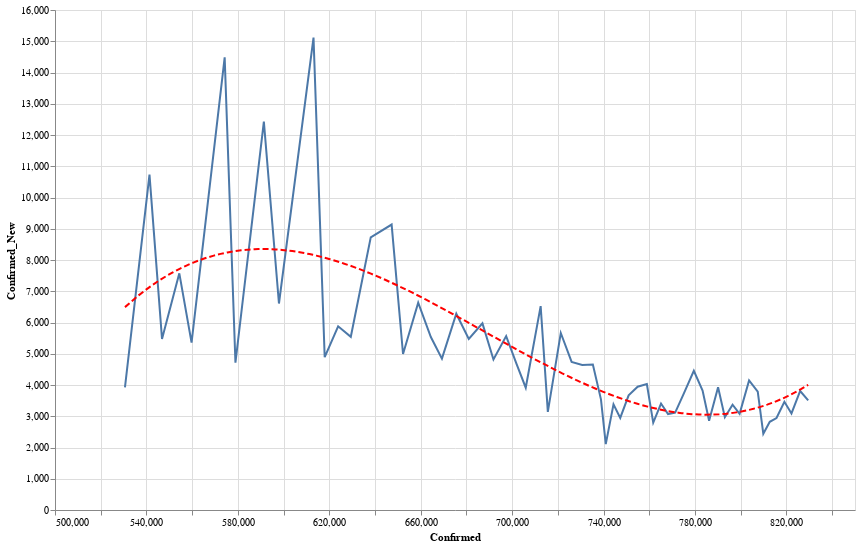

Notebook code for this chart:
### Code cell
data = state_data('US')
state = alt.Chart(data[data['State'] == 'CA'].sort_values('Date').tail(60)).mark_line().encode(
    x='Confirmed:Q',
    y='Confirmed_New:Q'
)
reg = state.transform_regression("Confirmed", "Confirmed_New", method="poly").mark_line(color='red', strokeDash=[6,3])
(state+reg).properties(width=800, height=500).interactive()

### Figure 1 — Vega-Lite specification as saved in the notebook (floating-point values rounded to 4 significant figures)
{"config": {"view": {"continuousWidth": 400, "continuousHeight": 300}}, "layer": [{"mark": "line", "encoding": {"x": {"type": "quantitative", "field": "Confirmed"}, "y": {"type": "quantitative", "field": "Confirmed_New"}}, "selection": {"selector004": {"type": "interval", "bind": "scales", "encodings": ["x", "y"]}}}, {"mark": {"type": "line", "color": "red", "strokeDash": [6, 3]}, "encoding": {"x": {"type": "quantitative", "field": "Confirmed"}, "y": {"type": "quantitative", "field": "Confirmed_New"}}, "transform": [{"on": "Confirmed", "regression": "Confirmed_New", "method": "poly"}]}], "data": {"name": "data-08c08354e33af701e3534d5bbbf3ec24"}, "height": 500, "width": 800, "$schema": "https://vega.github.io/schema/vega-lite/v4.8.1.json", "datasets": {"data-08c08354e33af701e3534d5bbbf3ec24": [{"State": "CA", "Date": "08-05-2020", "Confirmed": 530600.0, "Deaths": 9808.0, "Recovered": 0.0, "Confirmed_New": 3921.0, "Deaths_New": 124.0, "Recovered_New": 0.0, "Active": 520800.0}, {"State": "CA", "Date": "08-06-2020", "Confirmed": 541300.0, "Deaths": 10020.0, "Recovered": 0.0, "Confirmed_New": 10730.0, "Deaths_New": 213.0, "Recovered_New": 0.0, "Active": 531300.0}, {"State": "CA", "Date": "08-07-2020", "Confirmed": 546800.0, "Deaths": 10130.0, "Recovered": 0.0, "Confirmed_New": 5475.0, "Deaths_New": 112.0, "Recovered_New": 0.0, "Active": 536700.0}, {"State": "CA", "Date": "08-08-2020", "Confirmed": 554400.0, "Deaths": 10310.0, "Recovered": 0.0, "Confirmed_New": 7574.0, "Deaths_New": 174.0, "Recovered_New": 0.0, "Active": 544100.0}, {"State": "CA", "Date": "08-09-2020", "Confirmed": 559700.0, "Deaths": 10380.0, "Recovered": 0.0, "Confirmed_New": 5358.0, "Deaths_New": 70.0, "Recovered_New": 0.0, "Active": 549400.0}, {"State": "CA", "Date": "08-10-2020", "Confirmed": 574200.0, "Deaths": 10480.0, "Recovered": 0.0, "Confirmed_New": 14480.0, "Deaths_New": 99.0, "Recovered_New": 0.0, "Active": 563800.0}, {"State": "CA", "Date": "08-11-2020", "Confirmed": 578900.0, "Deaths": 10520.0, "Recovered": 0.0, "Confirmed_New": 4715.0, "Deaths_New": 47.0, "Recovered_New": 0.0, "Active": 568400.0}, {"State": "CA", "Date": "08-12-2020", "Confirmed": 591400.0, "Deaths": 10750.0, "Recovered": 0.0, "Confirmed_New": 12430.0, "Deaths_New": 230.0, "Recovered_New": 0.0, "Active": 580600.0}, {"State": "CA", "Date": "08-13-2020", "Confirmed": 598000.0, "Deaths": 10870.0, "Recovered": 0.0, "Confirmed_New": 6608.0, "Deaths_New": 117.0, "Recovered_New": 0.0, "Active": 587100.0}, {"State": "CA", "Date": "08-14-2020", "Confirmed": 613100.0, "Deaths": 11150.0, "Recovered": 0.0, "Confirmed_New": 15120.0, "Deaths_New": 278.0, "Recovered_New": 0.0, "Active": 602000.0}, {"State": "CA", "Date": "08-15-2020", "Confirmed": 618000.0, "Deaths": 11220.0, "Recovered": 0.0, "Confirmed_New": 4893.0, "Deaths_New": 70.0, "Recovered_New": 0.0, "Active": 606800.0}, {"State": "CA", "Date": "08-16-2020", "Confirmed": 623900.0, "Deaths": 11240.0, "Recovered": 0.0, "Confirmed_New": 5879.0, "Deaths_New": 25.0, "Recovered_New": 0.0, "Active": 612600.0}, {"State": "CA", "Date": "08-17-2020", "Confirmed": 629400.0, "Deaths": 11300.0, "Recovered": 0.0, "Confirmed_New": 5542.0, "Deaths_New": 53.0, "Recovered_New": 0.0, "Active": 618100.0}, {"State": "CA", "Date": "08-18-2020", "Confirmed": 638100.0, "Deaths": 11500.0, "Recovered": 0.0, "Confirmed_New": 8725.0, "Deaths_New": 208.0, "Recovered_New": 0.0, "Active": 626600.0}, {"State": "CA", "Date": "08-19-2020", "Confirmed": 647300.0, "Deaths": 11690.0, "Recovered": 0.0, "Confirmed_New": 9134.0, "Deaths_New": 186.0, "Recovered_New": 0.0, "Active": 635600.0}, {"State": "CA", "Date": "08-20-2020", "Confirmed": 652300.0, "Deaths": 11810.0, "Recovered": 0.0, "Confirmed_New": 4993.0, "Deaths_New": 120.0, "Recovered_New": 0.0, "Active": 640500.0}, {"State": "CA", "Date": "08-21-2020", "Confirmed": 658900.0, "Deaths": 11950.0, "Recovered": 0.0, "Confirmed_New": 6633.0, "Deaths_New": 136.0, "Recovered_New": 0.0, "Active": 647000.0}, {"State": "CA", "Date": "08-22-2020", "Confirmed": 664400.0, "Deaths": 12130.0, "Recovered": 0.0, "Confirmed_New": 5535.0, "Deaths_New": 185.0, "Recovered_New": 0.0, "Active": 652300.0}, {"State": "CA", "Date": "08-23-2020", "Confirmed": 669300.0, "Deaths": 12150.0, "Recovered": 0.0, "Confirmed_New": 4845.0, "Deaths_New": 22.0, "Recovered_New": 0.0, "Active": 657100.0}, {"State": "CA", "Date": "08-24-2020", "Confirmed": 675600.0, "Deaths": 12240.0, "Recovered": 0.0, "Confirmed_New": 6281.0, "Deaths_New": 82.0, "Recovered_New": 0.0, "Active": 663300.0}, {"State": "CA", "Date": "08-25-2020", "Confirmed": 681000.0, "Deaths": 12380.0, "Recovered": 0.0, "Confirmed_New": 5471.0, "Deaths_New": 147.0, "Recovered_New": 0.0, "Active": 668600.0}, {"State": "CA", "Date": "08-26-2020", "Confirmed": 687000.0, "Deaths": 12530.0, "Recovered": 0.0, "Confirmed_New": 5972.0, "Deaths_New": 150.0, "Recovered_New": 0.0, "Active": 674500.0}, {"State": "CA", "Date": "08-27-2020", "Confirmed": 691800.0, "Deaths": 12680.0, "Recovered": 0.0, "Confirmed_New": 4817.0, "Deaths_New": 145.0, "Recovered_New": 0.0, "Active": 679100.0}, {"State": "CA", "Date": "08-28-2020", "Confirmed": 697400.0, "Deaths": 12800.0, "Recovered": 0.0, "Confirmed_New": 5564.0, "Deaths_New": 128.0, "Recovered_New": 0.0, "Active": 684600.0}, {"State": "CA", "Date": "08-29-2020", "Confirmed": 702000.0, "Deaths": 12890.0, "Recovered": 0.0, "Confirmed_New": 4653.0, "Deaths_New": 89.0, "Recovered_New": 0.0, "Active": 689100.0}, {"State": "CA", "Date": "08-30-2020", "Confirmed": 706000.0, "Deaths": 12940.0, "Recovered": 0.0, "Confirmed_New": 3913.0, "Deaths_New": 43.0, "Recovered_New": 0.0, "Active": 693000.0}, {"State": "CA", "Date": "08-31-2020", "Confirmed": 712500.0, "Deaths": 13020.0, "Recovered": 0.0, "Confirmed_New": 6524.0, "Deaths_New": 85.0, "Recovered_New": 0.0, "Active": 699500.0}, {"State": "CA", "Date": "09-01-2020", "Confirmed": 715600.0, "Deaths": 13150.0, "Recovered": 0.0, "Confirmed_New": 3142.0, "Deaths_New": 128.0, "Recovered_New": 0.0, "Active": 702500.0}, {"State": "CA", "Date": "09-02-2020", "Confirmed": 721300.0, "Deaths": 13320.0, "Recovered": 0.0, "Confirmed_New": 5664.0, "Deaths_New": 167.0, "Recovered_New": 0.0, "Active": 708000.0}, {"State": "CA", "Date": "09-03-2020", "Confirmed": 726000.0, "Deaths": 13490.0, "Recovered": 0.0, "Confirmed_New": 4737.0, "Deaths_New": 176.0, "Recovered_New": 0.0, "Active": 712500.0}, {"State": "CA", "Date": "09-04-2020", "Confirmed": 730700.0, "Deaths": 13640.0, "Recovered": 0.0, "Confirmed_New": 4644.0, "Deaths_New": 145.0, "Recovered_New": 0.0, "Active": 717000.0}, {"State": "CA", "Date": "09-05-2020", "Confirmed": 735300.0, "Deaths": 13710.0, "Recovered": 0.0, "Confirmed_New": 4652.0, "Deaths_New": 71.0, "Recovered_New": 0.0, "Active": 721600.0}, {"State": "CA", "Date": "09-06-2020", "Confirmed": 738900.0, "Deaths": 13730.0, "Recovered": 0.0, "Confirmed_New": 3542.0, "Deaths_New": 22.0, "Recovered_New": 0.0, "Active": 725100.0}, {"State": "CA", "Date": "09-07-2020", "Confirmed": 741000.0, "Deaths": 13760.0, "Recovered": 0.0, "Confirmed_New": 2109.0, "Deaths_New": 27.0, "Recovered_New": 0.0, "Active": 727200.0}, {"State": "CA", "Date": "09-08-2020", "Confirmed": 744300.0, "Deaths": 13820.0, "Recovered": 0.0, "Confirmed_New": 3379.0, "Deaths_New": 65.0, "Recovered_New": 0.0, "Active": 730500.0}, {"State": "CA", "Date": "09-09-2020", "Confirmed": 747300.0, "Deaths": 13980.0, "Recovered": 0.0, "Confirmed_New": 2946.0, "Deaths_New": 160.0, "Recovered_New": 0.0, "Active": 733300.0}, {"State": "CA", "Date": "09-10-2020", "Confirmed": 751000.0, "Deaths": 14080.0, "Recovered": 0.0, "Confirmed_New": 3671.0, "Deaths_New": 94.0, "Recovered_New": 0.0, "Active": 736900.0}, {"State": "CA", "Date": "09-11-2020", "Confirmed": 754900.0, "Deaths": 14230.0, "Recovered": 0.0, "Confirmed_New": 3944.0, "Deaths_New": 153.0, "Recovered_New": 0.0, "Active": 740700.0}, {"State": "CA", "Date": "09-12-2020", "Confirmed": 758900.0, "Deaths": 14330.0, "Recovered": 0.0, "Confirmed_New": 4028.0, "Deaths_New": 97.0, "Recovered_New": 0.0, "Active": 744600.0}, {"State": "CA", "Date": "09-13-2020", "Confirmed": 761700.0, "Deaths": 14380.0, "Recovered": 0.0, "Confirmed_New": 2795.0, "Deaths_New": 51.0, "Recovered_New": 0.0, "Active": 747400.0}, {"State": "CA", "Date": "09-14-2020", "Confirmed": 765100.0, "Deaths": 14440.0, "Recovered": 0.0, "Confirmed_New": 3406.0, "Deaths_New": 61.0, "Recovered_New": 0.0, "Active": 750700.0}, {"State": "CA", "Date": "09-15-2020", "Confirmed": 768200.0, "Deaths": 14590.0, "Recovered": 0.0, "Confirmed_New": 3070.0, "Deaths_New": 155.0, "Recovered_New": 0.0, "Active": 753600.0}, {"State": "CA", "Date": "09-16-2020", "Confirmed": 771300.0, "Deaths": 14690.0, "Recovered": 0.0, "Confirmed_New": 3117.0, "Deaths_New": 97.0, "Recovered_New": 0.0, "Active": 756600.0}, {"State": "CA", "Date": "09-17-2020", "Confirmed": 775000.0, "Deaths": 14800.0, "Recovered": 0.0, "Confirmed_New": 3716.0, "Deaths_New": 113.0, "Recovered_New": 0.0, "Active": 760200.0}, {"State": "CA", "Date": "09-18-2020", "Confirmed": 779500.0, "Deaths": 14890.0, "Recovered": 0.0, "Confirmed_New": 4454.0, "Deaths_New": 89.0, "Recovered_New": 0.0, "Active": 764600.0}, {"State": "CA", "Date": "09-19-2020", "Confirmed": 783300.0, "Deaths": 15020.0, "Recovered": 0.0, "Confirmed_New": 3822.0, "Deaths_New": 125.0, "Recovered_New": 0.0, "Active": 768300.0}, {"State": "CA", "Date": "09-20-2020", "Confirmed": 786200.0, "Deaths": 15020.0, "Recovered": 0.0, "Confirmed_New": 2855.0, "Deaths_New": -2.0, "Recovered_New": 0.0, "Active": 771200.0}, {"State": "CA", "Date": "09-21-2020", "Confirmed": 790100.0, "Deaths": 15060.0, "Recovered": 0.0, "Confirmed_New": 3928.0, "Deaths_New": 40.0, "Recovered_New": 0.0, "Active": 775000.0}, {"State": "CA", "Date": "09-22-2020", "Confirmed": 793100.0, "Deaths": 15190.0, "Recovered": 0.0, "Confirmed_New": 2969.0, "Deaths_New": 133.0, "Recovered_New": 0.0, "Active": 777900.0}, {"State": "CA", "Date": "09-23-2020", "Confirmed": 796400.0, "Deaths": 15290.0, "Recovered": 0.0, "Confirmed_New": 3371.0, "Deaths_New": 102.0, "Recovered_New": 0.0, "Active": 781100.0}, {"State": "CA", "Date": "09-24-2020", "Confirmed": 799500.0, "Deaths": 15390.0, "Recovered": 0.0, "Confirmed_New": 3080.0, "Deaths_New": 102.0, "Recovered_New": 0.0, "Active": 784100.0}, {"State": "CA", "Date": "09-25-2020", "Confirmed": 803700.0, "Deaths": 15520.0, "Recovered": 0.0, "Confirmed_New": 4144.0, "Deaths_New": 123.0, "Recovered_New": 0.0, "Active": 788100.0}, {"State": "CA", "Date": "09-26-2020", "Confirmed": 807500.0, "Deaths": 15580.0, "Recovered": 0.0, "Confirmed_New": 3791.0, "Deaths_New": 67.0, "Recovered_New": 0.0, "Active": 791900.0}, {"State": "CA", "Date": "09-27-2020", "Confirmed": 809900.0, "Deaths": 15610.0, "Recovered": 0.0, "Confirmed_New": 2439.0, "Deaths_New": 23.0, "Recovered_New": 0.0, "Active": 794300.0}, {"State": "CA", "Date": "09-28-2020", "Confirmed": 812700.0, "Deaths": 15630.0, "Recovered": 0.0, "Confirmed_New": 2821.0, "Deaths_New": 27.0, "Recovered_New": 0.0, "Active": 797100.0}, {"State": "CA", "Date": "09-29-2020", "Confirmed": 815700.0, "Deaths": 15780.0, "Recovered": 0.0, "Confirmed_New": 2943.0, "Deaths_New": 149.0, "Recovered_New": 0.0, "Active": 799900.0}, {"State": "CA", "Date": "09-30-2020", "Confirmed": 819100.0, "Deaths": 15880.0, "Recovered": 0.0, "Confirmed_New": 3461.0, "Deaths_New": 103.0, "Recovered_New": 0.0, "Active": 803200.0}, {"State": "CA", "Date": "10-01-2020", "Confirmed": 822200.0, "Deaths": 15970.0, "Recovered": 0.0, "Confirmed_New": 3090.0, "Deaths_New": 88.0, "Recovered_New": 0.0, "Active": 806200.0}, {"State": "CA", "Date": "10-02-2020", "Confirmed": 826000.0, "Deaths": 16050.0, "Recovered": 0.0, "Confirmed_New": 3808.0, "Deaths_New": 81.0, "Recovered_New": 0.0, "Active": 810000.0}, {"State": "CA", "Date": "10-03-2020", "Confirmed": 829500.0, "Deaths": 16120.0, "Recovered": 0.0, "Confirmed_New": 3508.0, "Deaths_New": 61.0, "Recovered_New": 0.0, "Active": 813400.0}]}}
